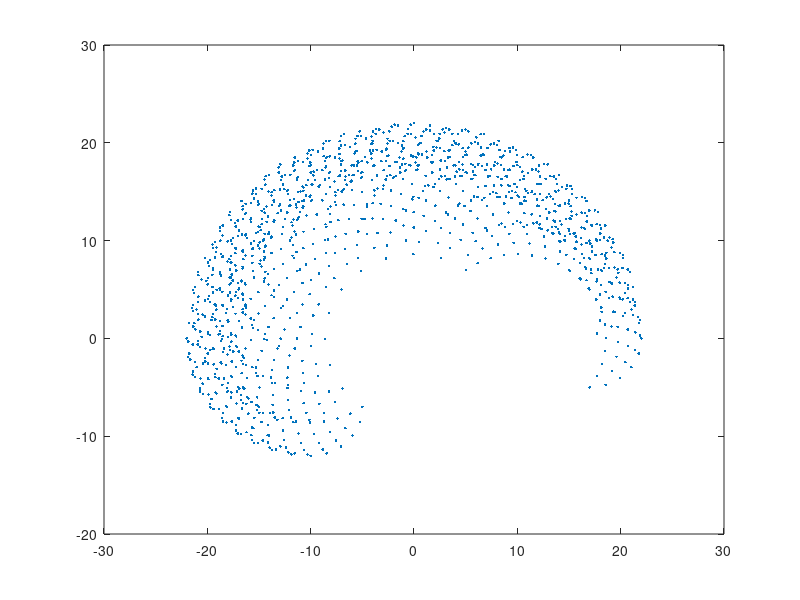

The MATLAB script that drew this image: (Note: this script raises an error after producing the figure.)
%Clear the environment
clear;
clc;
%RRR planar manipulator IK
l1 = 10; % length of first arm
l2 = 7; % length of second arm
l3 = 5; % length of third arm

%Data generation
i=1;
for theta1 = 0:pi/10:pi
    
    for theta2 = 0:pi/20:pi/2
         
        for theta3 = -pi/2:pi/10:pi/2
            THETA1(i) = theta1;
            THETA2(i) = theta2;
            THETA3(i) = theta3;
            i = i+1;
           
            
        end
    end
end

%%
%FK calculations
FKX = (l1 * cos(THETA1)) + (l2 * cos(THETA1 + THETA2)) + (l3 * cos(THETA1 + THETA2 + THETA3));
FKY = (l1 * sin(THETA1)) + (l2 * sin(THETA1 + THETA2)) + (l3 * sin(THETA1 + THETA2 + THETA3));
PHI = THETA1 + THETA2 + THETA3; % Where does this get used?

%Plot the generated workspace?
figure(1);
plot(FKX(:), FKY(:),'.');

data1 = [FKX(:) FKY(:)  PHI(:) THETA1(:)]; % create x-y-phi-theta1 dataset
data2 = [FKX(:) FKY(:)  PHI(:) THETA2(:)]; % create x-y-phi-theta2 dataset
data3 = [FKX(:) FKY(:)  PHI(:) THETA3(:)];% create x-y-phi-theta3 dataset


opt = anfisOptions;
opt.InitialFIS = 4;
opt.EpochNumber = 50;
opt.DisplayANFISInformation = 0;
opt.DisplayErrorValues = 0;
opt.DisplayStepSize = 0;
opt.DisplayFinalResults = 0;

%%
% Train anfis1.
disp('--> Training first ANFIS network.')
anfis1 = anfis(data1,opt);


%Train anfis2
disp('--> Training second ANFIS network.')
opt.InitialFIS = 4;
opt.EpochNumber = 30;
anfis2 = anfis(data2,opt);

%train anfis3
disp('--> Training third ANFIS network.')
opt.InitialFIS = 4;
opt.EpochNumber = 10;
anfis3 = anfis(data3,opt);


% X = 10:0.1:15; % x coordinates for validation
% Y = 15:-0.1:10; % y coordinates for validation, This is just a line currently

x = linspace(0,pi,100);
X = x + 12;
Y = sin(x)+12;


phiV(1,100) = 0; %phi value for validation
figure(2);
plot(X,Y,'-b');
xlim([-25 25]);
ylim([0 25]);
hold on;
%Actual IK calculations, for comparison with anfis


a = Y - (l3*sin(phiV)); % Y of wrist
b = X - (l3*cos(phiV)); % X of wrist

%Get theta2

D = ( ((a.^2)+(b.^2) - l1^2 - l2^2)/(2*l1*l2)); %Costheta2


THETA2D = real(acos(D));

%Get theta1

k1 = l2*sin(THETA2D);
k2 = l1 + l2*cos(THETA2D);


THETA1D = atan2((a.*k2)-(k1.*b),(a.*k1)+(b.*k2));

%get theta 3
THETA3D = phiV - (THETA1D + THETA2D);

%%Plot the calculated IK X&Y positions, this is green
valX = (l1 * cos(THETA1D)) + (l2 * cos(THETA1D+ THETA2D)) + (l3 * cos(THETA1D+THETA2D+THETA3D));
valY = (l1 * sin(THETA1D)) + (l2 * sin(THETA1D+ THETA2D)) + (l3 * sin(THETA1D+THETA2D+THETA3D));
%plot(valX(:),valY(:),'-g');


XY = [X' Y' phiV'];
THETA1P = evalfis(XY,anfis1); % theta1 predicted by anfis1
THETA2P = evalfis(XY,anfis2); % theta2 predicted by anfis2
THETA3P = evalfis(XY,anfis3); % theta3 predicted by anfis3


testX = (l1 * cos(THETA1P)) + (l2 * cos(THETA1P+ THETA2P)) + (l3 * cos(THETA1P+THETA2P+THETA3P));
testY = (l1 * sin(THETA1P)) + (l2 * sin(THETA1P+ THETA2P)) + (l3 * sin(THETA1P+THETA2P+THETA3P));
plot(testX,testY,'-r');
hold off;

%error as percentage of the reach radius?

%mean squared error
% theta1diff = (THETA1D(:) - THETA1P).^2; 
% theta2diff = (THETA2D(:) - THETA2P).^2;
% theta3diff = (THETA3D(:) - THETA3P).^2;

%Original metrics ,Is this a good measure of error?
theta1diff = THETA1D(:) - THETA1P; 
theta2diff = THETA2D(:) - THETA2P;
theta3diff = THETA3D(:) - THETA3P;

%Plot the errors for each theta
figure(3);
subplot(3,1,1);
plot(theta1diff);
ylabel('Theta1 Error','fontsize',10)
title('MSE 1','fontsize',10)

subplot(3,1,2);
plot(theta2diff);
ylabel('Theta2 Error','fontsize',10)
title('MSE 2','fontsize',10)

subplot(3,1,3);
plot(theta3diff);
ylabel('Theta3 Error','fontsize',10)
title('MSE 3','fontsize',10)
